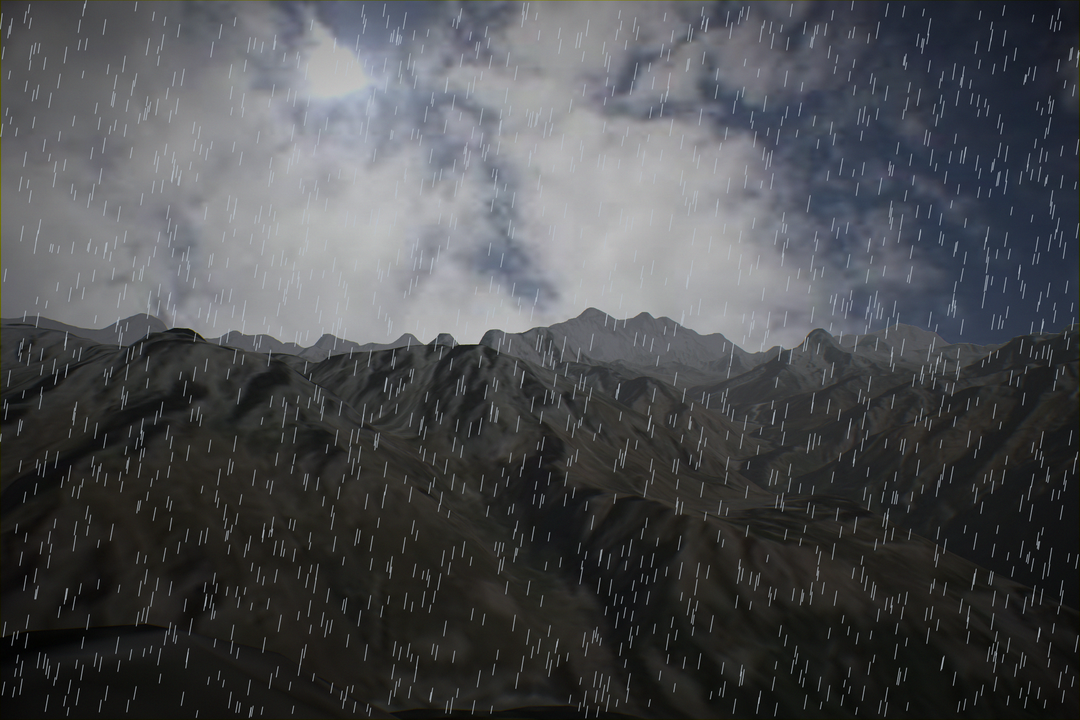
#> input picture data/synthetic_dataset/images/sample_0001.png, 1080 x 720 px
$ python -i query_profile.py   (imports and definitions only)   (older library calls are emulated)
#> lines starting #> are read from the running program, lines starting #| are printed output that depends on the picture; after the words box and inside, x2 and y2 are one past the last pixel; in counts of white or black regions, pixels touching at a corner belong together
"""Extracts and validates 1D elevation-angle skyline profiles from terrain masks."""

import numpy as np
import cv2
from PIL import Image
import scipy.ndimage as ndimage


def is_profile_applicable(profile, min_std_deg=1.5, min_max_elev_deg=1.0):
    """
    Evaluates whether a horizon profile contains sufficient topographic variation
    and vertical relief to be reliably matched.
    """
    profile = np.asarray(profile, dtype=np.float64)
    if profile.size == 0:
        return False, "Empty profile"
    if not np.all(np.isfinite(profile)):
        return False, "Profile contains NaN or Inf values"

    std_val = np.std(profile)
    max_val = np.max(profile)

    if std_val < min_std_deg:
        return False, f"Profile too flat (std={std_val:.2f}° < {min_std_deg}°)"

    if max_val < min_max_elev_deg:
        return (
            False,
            f"Insufficient terrain relief above horizontal (max={max_val:.2f}° < {min_max_elev_deg}°)",
        )

    return True, "Valid topographic profile"


# [36 lines left out: function _subpixel_edge_from_image, not called in this run]


def extract_elevation_profile(
    mask_path,
    fov_y_deg=65.0,
    aspect_ratio=None,
    r_tilt=None,
    bin_deg=0.25,
    min_boundary_coverage=0.5,
    column_keep_mask=None,
    azim_frame="camera",
    image=None,
):
    """
    Translates a binary sky-terrain mask into a 1D elevation-angle profile
    projected onto a uniform azimuth grid.

    `mask_path` may be a file path (string) or a (H, W) numpy array / PIL Image
    (sky=0/black, terrain=255/white convention).

    Parameters
    ----------
    image : ndarray (H, W) or (H, W, 3) uint8, optional
        Original grayscale or RGB photograph. When provided, sub-pixel edge
        fitting is applied: the Sobel-Y gradient of the image is used to refine
        each column's skyline row to 0.1-pixel precision via a 3-point parabolic
        fit, eliminating integer-rounding quantisation noise.

    Returns:
        dict with keys: ok, status, reason, profile, start_az, diagnostics
    """
#> called with fov_y_deg = 65, bin_deg = 0.25, min_boundary_coverage = 0.5, azim_frame = 'camera'
    if isinstance(mask_path, str):
        try:
            pil_img = Image.open(mask_path).convert("L")
            mask = np.array(pil_img)
        except Exception as e:
            return {
                "ok": False,
                "status": "INVALID_INPUT",
                "reason": f"Cannot open mask: {e}",
                "profile": None,
                "start_az": None,
                "diagnostics": {},
            }
    elif isinstance(mask_path, np.ndarray):
        mask = np.asarray(mask_path, dtype=np.uint8)
        if mask.ndim == 3:
            mask = mask[:, :, 0] if mask.shape[2] > 1 else mask[:, :, 0]
    elif isinstance(mask_path, Image.Image):
        mask = np.array(mask_path.convert("L"))
    else:
        return {
            "ok": False,
            "status": "INVALID_INPUT",
            "reason": f"mask_path must be a path or array, got {type(mask_path).__name__}",
            "profile": None,
            "start_az": None,
            "diagnostics": {},
        }

    H, W = mask.shape
    if H < 2 or W < 2:
        return {
            "ok": False,
            "status": "INVALID_INPUT",
            "reason": f"Mask too small ({H}x{W})",
            "profile": None,
            "start_az": None,
            "diagnostics": {"width": W, "height": H},
        }

    aspect_ratio = aspect_ratio or (W / H)
    sky_is_white = np.mean(mask[:10, :]) > np.mean(mask[-10:, :])
#> sky_is_white = True
    binary = (
        (mask < 128).astype(np.uint8)
        if sky_is_white
        else (mask >= 128).astype(np.uint8)
    )
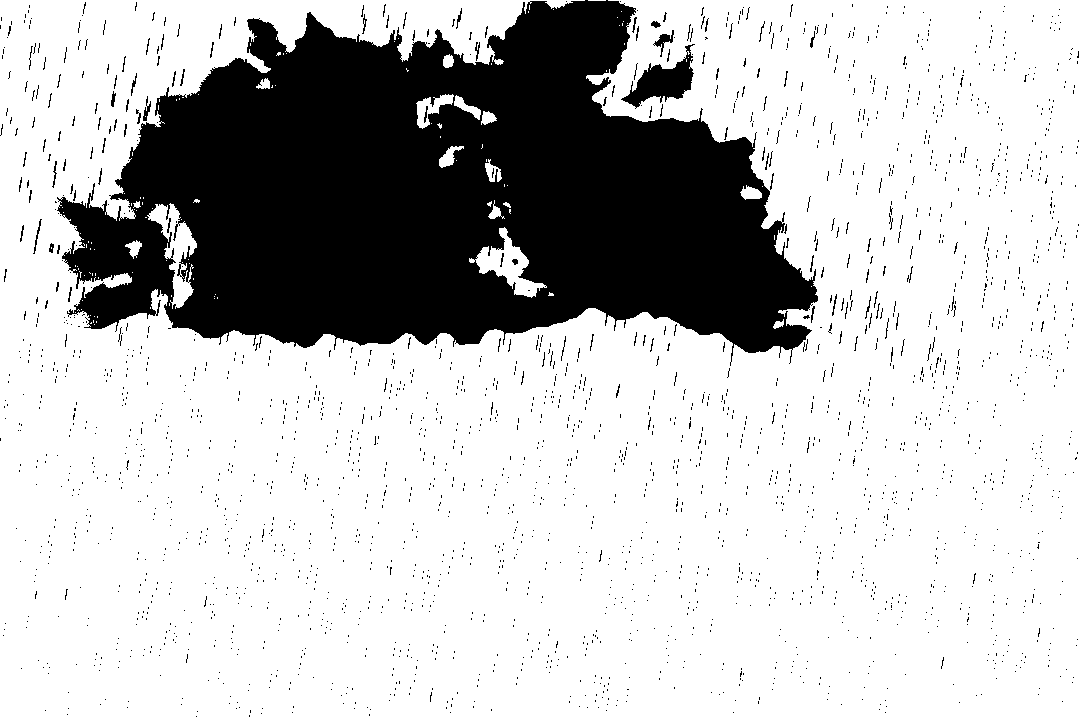
#> binary: shape (720, 1080); values 0 (black) and 1 (white), 76.3% white; 2477 black regions (2416 under 20 px), largest, box (x1, y1, x2, y2) and area: (57, 0, 818, 366) 172876, (621, 44, 695, 109) 1908, (653, 30, 674, 57) 168

    sky_ratio = float(binary.sum() / (H * W))
#> sky_ratio = 0.763
    if sky_ratio == 0.0:
        return {
            "ok": False,
            "status": "NO_SKYLINE",
            "reason": "No sky pixels found in mask",
            "profile": None,
            "start_az": None,
            "diagnostics": {
                "width": W,
                "height": H,
                "sky_ratio": 0.0,
                "sky_is_white": bool(sky_is_white),
            },
        }
    if sky_ratio == 1.0:
        return {
            "ok": False,
            "status": "NO_SKYLINE",
            "reason": "Mask is all sky, no terrain boundary",
            "profile": None,
            "start_az": None,
            "diagnostics": {
                "width": W,
                "height": H,
                "sky_ratio": 1.0,
                "sky_is_white": bool(sky_is_white),
            },
        }

    skyline_px = np.full(W, H - 1, dtype=np.float32)
    missing_cols = 0
    for c in range(W):
        sky_rows = np.where(binary[:, c] == 1)[0]
        if len(sky_rows) > 0:
            skyline_px[c] = sky_rows[0]
        else:
            missing_cols += 1
            skyline_px[c] = H - 1
#> after the loop, missing_cols = 0; skyline_px = 1080 values, max 310 at index 585, min 0 at index 0, mean 0.559

    boundary_coverage = 1.0 - (missing_cols / W)
#> boundary_coverage = 1
    skyline_px = ndimage.median_filter(skyline_px, size=5)
#> skyline_px = 1080 values, max 75 at index 585, min 0 at index 0, mean 0.208

    if image is not None:
        gray = np.asarray(image)
        if gray.ndim == 3:
            gray = (
                cv2.cvtColor(gray, cv2.COLOR_RGB2GRAY)
                if gray.shape[2] == 3
                else gray[:, :, 0]
            )
        if gray.shape == (H, W):
            skyline_px = _subpixel_edge_from_image(gray, skyline_px)

    kept_frac = 1.0
    if column_keep_mask is not None:
        keep = np.asarray(column_keep_mask, dtype=bool)
        if keep.ndim == 1 and len(keep) == W:
            kept_frac = float(keep.mean())
            if kept_frac < min_boundary_coverage:
                return {
                    "ok": False,
                    "status": "LOW_CONFIDENCE",
                    "reason": f"Too few reliable columns after filtering ({kept_frac:.3f} < {min_boundary_coverage})",
                    "profile": None,
                    "start_az": None,
                    "diagnostics": {
                        "width": W,
                        "height": H,
                        "kept_fraction": kept_frac,
                    },
                }
            skyline_px = np.where(keep, skyline_px, H - 1)

    hfov_deg = np.degrees(
        2.0 * np.arctan(np.tan(np.radians(fov_y_deg) / 2.0) * aspect_ratio)
    )
    focal_x = W / (2.0 * np.tan(np.radians(hfov_deg) / 2.0))
    focal_y = H / (2.0 * np.tan(np.radians(fov_y_deg) / 2.0))
    x_c, y_c = W / 2.0, H / 2.0
    cols = np.arange(W)
    rays = np.vstack(
        [(cols - x_c) / focal_x, (y_c - skyline_px) / focal_y, -np.ones(W)]
    )
    rays /= np.linalg.norm(rays, axis=0)

    # Camera-frame azimuth from unrotated rays (forward = -z), before tilt.
    azim_cam = np.degrees(np.arctan2(rays[0, :], -rays[2, :]))
#> azim_cam = 1080 values from -43.7 to 43.65

    if r_tilt is not None:
        rays = np.asarray(r_tilt) @ rays

    elev_deg = np.degrees(np.arcsin(np.clip(rays[1, :], -1.0, 1.0)))
#> elev_deg = 1080 values, max 32.5 at index 540, min 24.73 at index 0, mean 29.45

    if azim_frame == "world":
        azim_deg = np.degrees(np.arctan2(rays[0, :], -rays[2, :]))
    else:
        azim_deg = azim_cam
#> azim_deg = 1080 values from -43.7 to 43.65

    if column_keep_mask is not None and kept_frac > 0:
        sel = skyline_px < H - 1
        if sel.sum() < 3:
            return {
                "ok": False,
                "status": "LOW_CONFIDENCE",
                "reason": "Fewer than 3 reliable skyline columns after filtering",
                "profile": None,
                "start_az": None,
                "diagnostics": {
                    "width": W,
                    "height": H,
                    "kept_columns": int(sel.sum()),
                },
            }
        azim_deg = azim_deg[sel]
        elev_deg = elev_deg[sel]

    order = np.argsort(azim_deg)
#> order = 1080 values from 0 to 1079
    azim_deg, elev_deg = azim_deg[order], elev_deg[order]

    start_az = np.ceil(azim_deg[0] / bin_deg) * bin_deg
#> start_az = -43.5
    end_az = np.floor(azim_deg[-1] / bin_deg) * bin_deg
#> end_az = 43.5
    grid = np.arange(start_az, end_az + 1e-6, bin_deg)
    profile = np.interp(grid, azim_deg, elev_deg)
#> profile = 349 values, max 32.5 at index 174, min 24.8 at index 0, mean 29.92

    diagnostics = {
        "width": W,
        "height": H,
        "sky_ratio": sky_ratio,
        "sky_is_white": bool(sky_is_white),
        "boundary_coverage": float(boundary_coverage),
        "missing_columns": int(missing_cols),
        "kept_fraction": float(kept_frac),
        "hfov_deg": float(hfov_deg),
        "fov_y_deg": float(fov_y_deg),
        "bin_deg": float(bin_deg),
        "profile_std_deg": float(np.std(profile)),
        "profile_max_deg": float(np.max(profile)),
        "profile_min_deg": float(np.min(profile)),
        "profile_length": int(len(profile)),
    }

    if boundary_coverage < min_boundary_coverage:
        return {
            "ok": False,
            "status": "LOW_CONFIDENCE",
            "reason": f"Boundary coverage too low ({boundary_coverage:.3f} < {min_boundary_coverage})",
            "profile": profile,
            "start_az": float(start_az),
            "diagnostics": diagnostics,
        }

    applicable, msg = is_profile_applicable(profile)
#> in is_profile_applicable, `std_val = np.std(profile)`: std_val = 2.3
#> in is_profile_applicable, `max_val = np.max(profile)`: max_val = 32.5
#> applicable = True; msg = 'Valid topographic profile'
    if not applicable:
        return {
            "ok": False,
            "status": "LOW_CONFIDENCE",
            "reason": msg,
            "profile": profile,
            "start_az": float(start_az),
            "diagnostics": diagnostics,
        }

    return {
        "ok": True,
        "status": "OK",
        "reason": "Valid profile extracted",
        "profile": profile,
        "start_az": float(start_az),
        "diagnostics": diagnostics,
    }


# [226 lines left out: functions evaluate_skyline_quality, compute_column_keep_mask, fuse_profiles, mask_from_points, not called in this run]

>>> result = extract_elevation_profile('../../../data/synthetic_dataset/images/sample_0001.png')
#> result = 6 items

$ run again, on data/synthetic_dataset/images/sample_0004.png
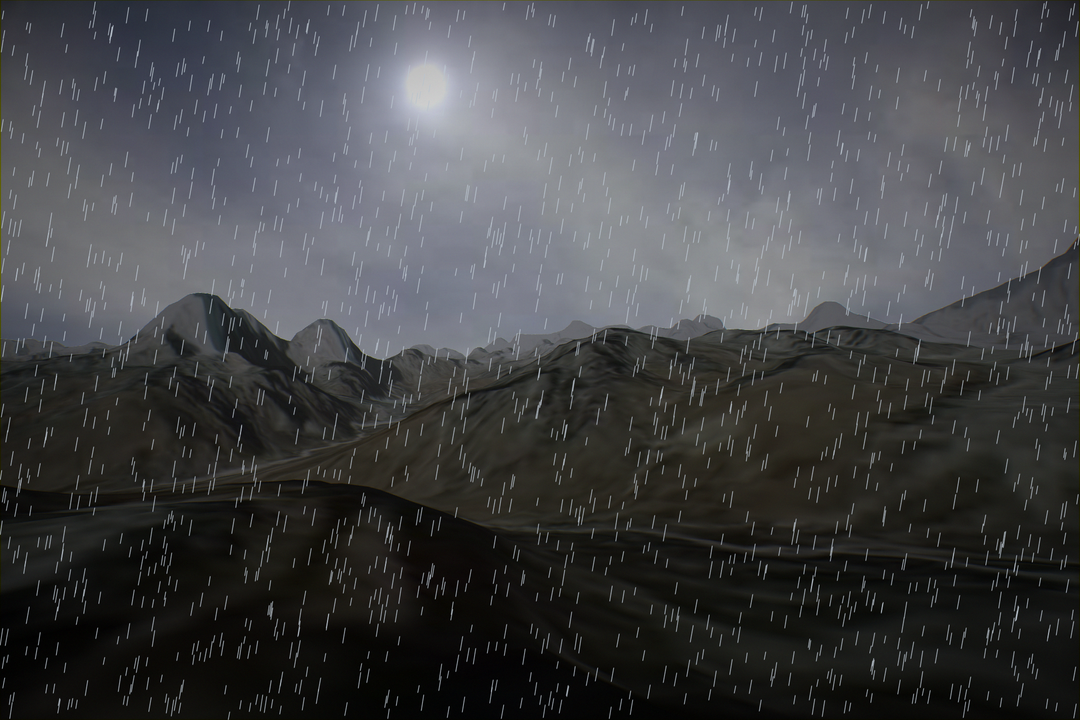
#> input picture data/synthetic_dataset/images/sample_0004.png, 1080 x 720 px
#> sky_is_white = True
#> in extract_elevation_profile, `binary = ( (mask < 128).astype(np.uint8) if sky_is_white else (mask >=..`:
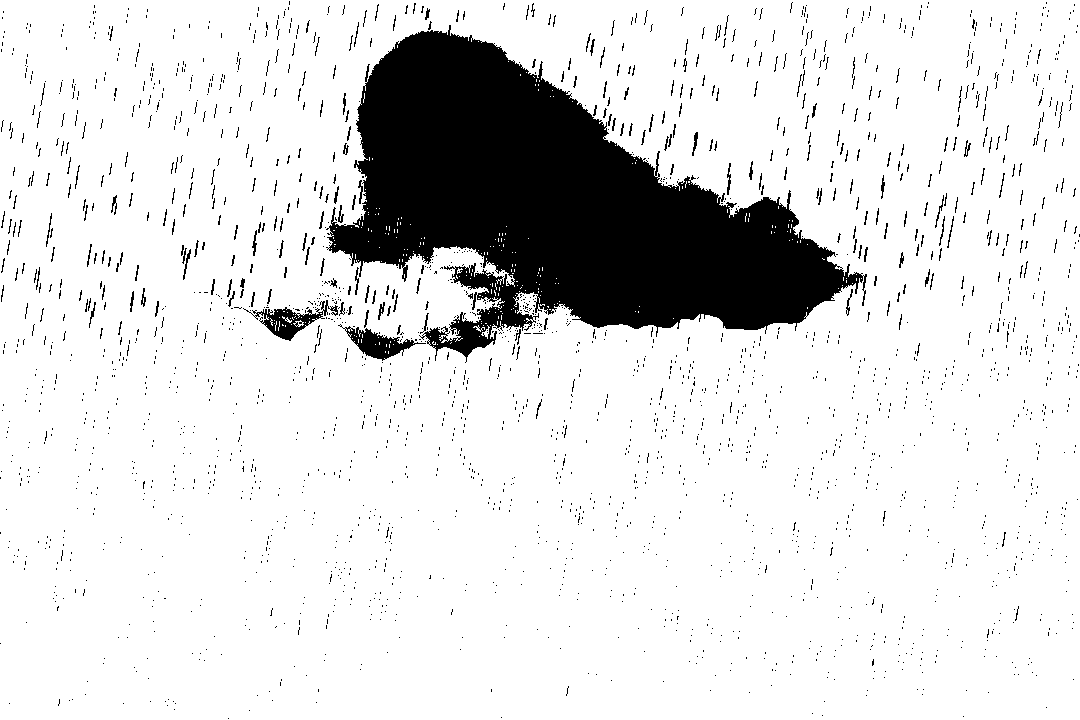
#> binary: shape (720, 1080); values 0 (black) and 1 (white), 86.9% white; 2440 black regions (2289 under 20 px), largest, box (x1, y1, x2, y2) and area: (326, 25, 867, 363) 86891, (243, 300, 338, 341) 1155, (338, 324, 426, 361) 1108
#> sky_ratio = 0.869
#> after the loop in extract_elevation_profile, `for c in range(W):`: missing_cols = 0; skyline_px = 1080 values from 0 to 0
#> boundary_coverage = 1
#> azim_cam = 1080 values from -43.7 to 43.65
#> elev_deg = 1080 values, max 32.5 at index 540, min 24.73 at index 0, mean 29.47
#> azim_deg = 1080 values from -43.7 to 43.65
#> order = 1080 values from 0 to 1079
#> start_az = -43.5
#> end_az = 43.5
#> in extract_elevation_profile, `profile = np.interp(grid, azim_deg, elev_deg)`: profile = 349 values, max 32.5 at index 174, min 24.8 at index 0, mean 29.95
#> std_val = 2.3
#> max_val = 32.5
#> applicable = True; msg = 'Valid topographic profile'
#> result = 6 items

$ run again, on data/synthetic_dataset/images/sample_0010.png
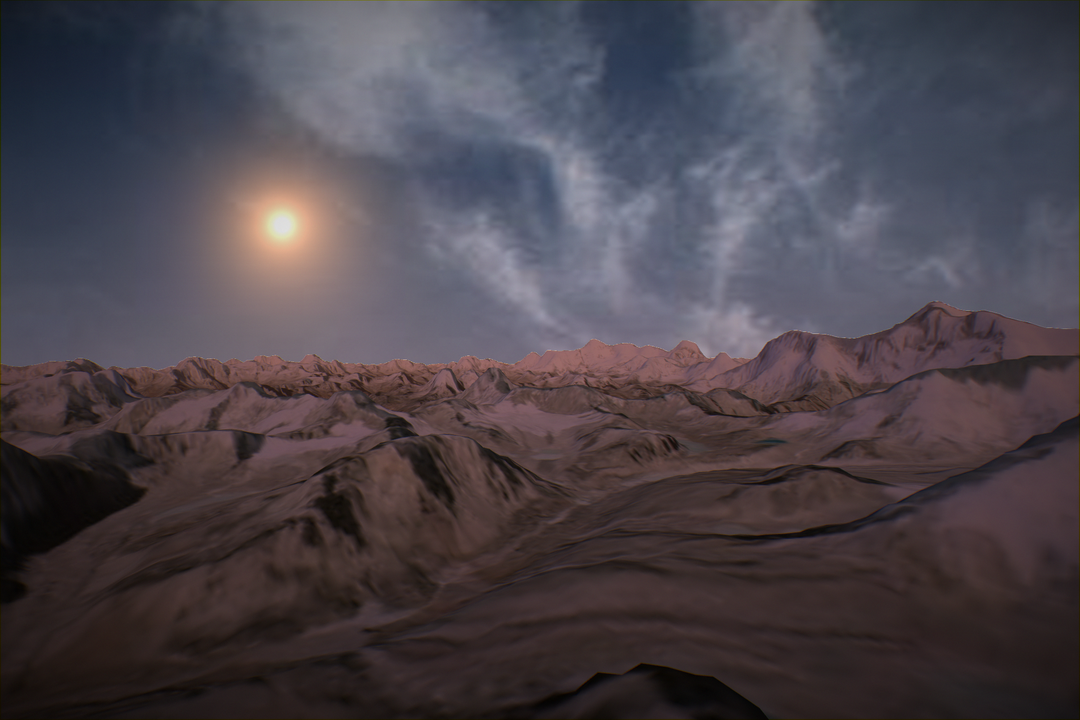
#> input picture data/synthetic_dataset/images/sample_0010.png, 1080 x 720 px
#> in extract_elevation_profile, `pil_img = Image.open(mask_path).convert("L")`:
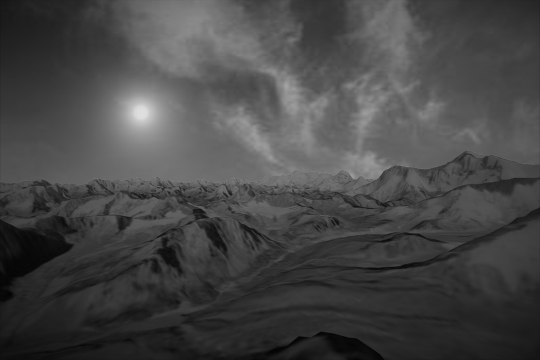
#> pil_img: PIL image 1080x720 L (shown at 1/2 size); min 3, max 224, mean 70.6
#> sky_is_white = True
#> in extract_elevation_profile, `binary = ( (mask < 128).astype(np.uint8) if sky_is_white else (mask >=..`:
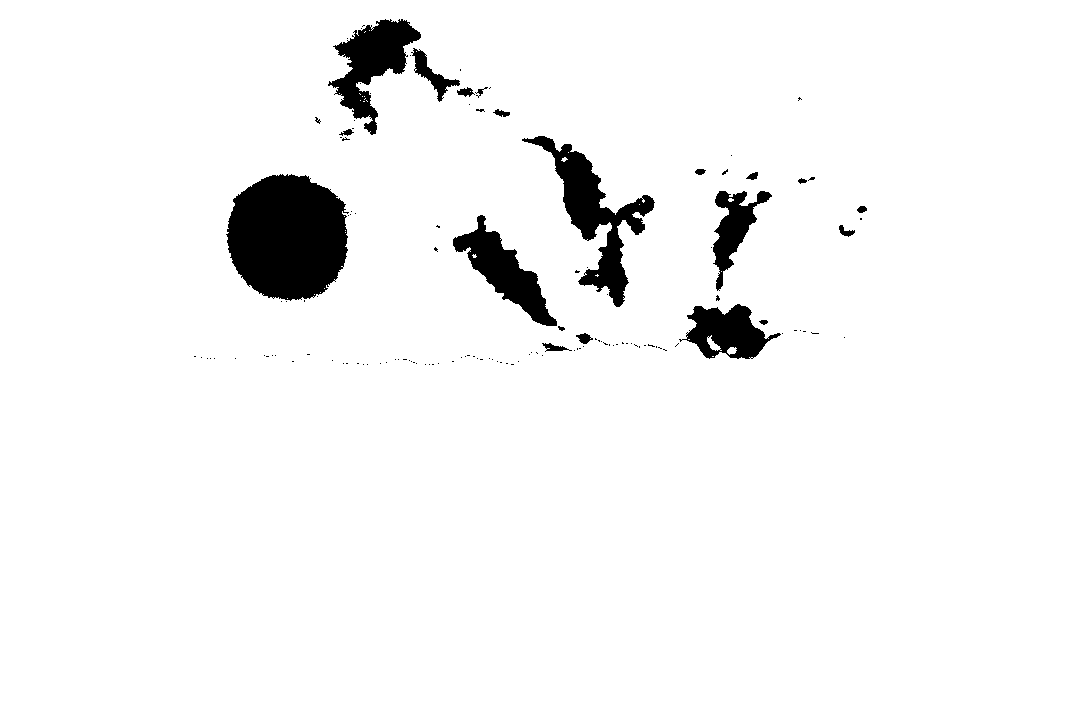
#> binary: shape (720, 1080); values 0 (black) and 1 (white), 95.7% white; 132 black regions (112 under 20 px), largest, box (x1, y1, x2, y2) and area: (226, 174, 349, 301) 12145, (522, 136, 655, 307) 5863, (328, 19, 421, 135) 4396
#> sky_ratio = 0.957
#> after the loop in extract_elevation_profile, `for c in range(W):`: missing_cols = 0; skyline_px = 1080 values from 0 to 0
#> boundary_coverage = 1
#> azim_cam = 1080 values from -43.7 to 43.65
#> elev_deg = 1080 values, max 32.5 at index 540, min 24.73 at index 0, mean 29.47
#> azim_deg = 1080 values from -43.7 to 43.65
#> order = 1080 values from 0 to 1079
#> start_az = -43.5
#> end_az = 43.5
#> in extract_elevation_profile, `profile = np.interp(grid, azim_deg, elev_deg)`: profile = 349 values, max 32.5 at index 174, min 24.8 at index 0, mean 29.95
#> std_val = 2.3
#> max_val = 32.5
#> applicable = True; msg = 'Valid topographic profile'
#> result = 6 items
